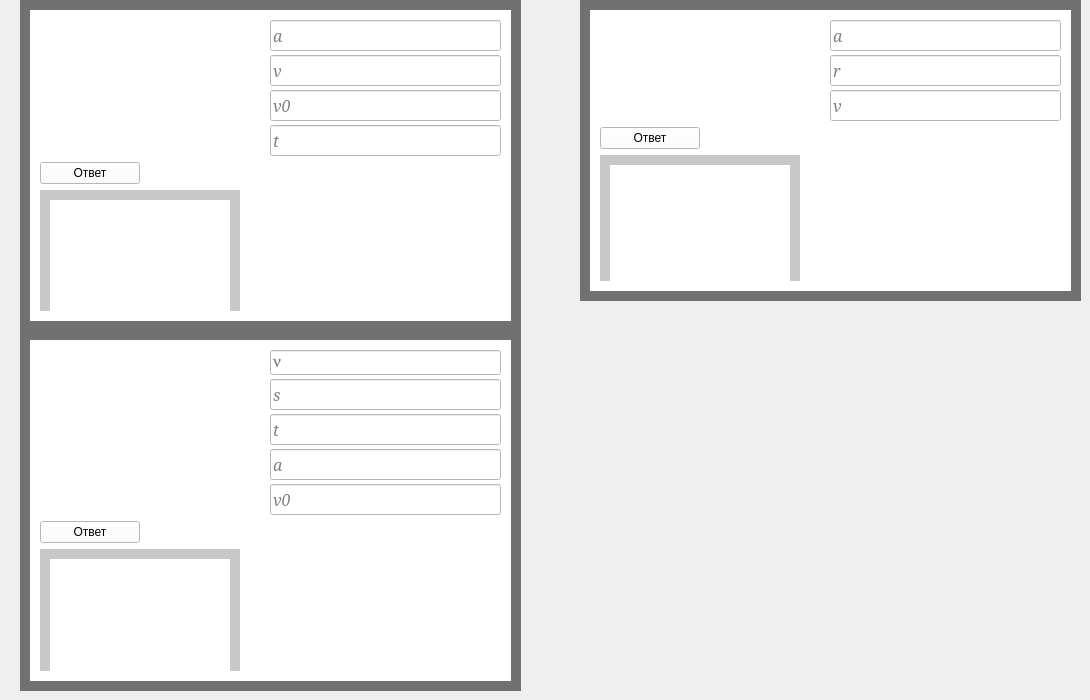
    <widget class="QWidget" name="tab_7">
     <attribute name="title">
      <string>Ускорение</string>
     </attribute>
     <widget class="QWidget" name="widget_51" native="true">
      <property name="geometry">
       <rect>
        <x>20</x>
        <y>0</y>
        <width>501</width>
        <height>341</height>
       </rect>
      </property>
      <property name="styleSheet">
       <string notr="true">background-color: rgb(0, 0, 0);
background-color: rgb(113, 113, 113);</string>
      </property>
      <widget class="QWidget" name="widget_52" native="true">
       <property name="geometry">
        <rect>
         <x>10</x>
         <y>10</y>
         <width>481</width>
         <height>311</height>
        </rect>
       </property>
       <property name="styleSheet">
        <string notr="true">background-color: rgb(255, 255, 255);</string>
       </property>
       <widget class="QWidget" name="verticalLayoutWidget_35">
        <property name="geometry">
         <rect>
          <x>10</x>
          <y>0</y>
          <width>461</width>
          <height>301</height>
         </rect>
        </property>
        <layout class="QVBoxLayout" name="verticalLayout_45">
         <property name="topMargin">
          <number>10</number>
         </property>
         <item>
          <layout class="QHBoxLayout" name="horizontalLayout_26">
           <property name="spacing">
            <number>50</number>
           </property>
           <item>
            <widget class="QLabel" name="label_18">
             <property name="minimumSize">
              <size>
               <width>180</width>
               <height>0</height>
              </size>
             </property>
             <property name="styleSheet">
              <string notr="true">background-color: rgb(255, 255, 255);</string>
             </property>
             <property name="text">
              <string/>
             </property>
             <property name="pixmap">
              <pixmap>D:/Downloads/2018-10-06_20-51-26.jpg</pixmap>
             </property>
            </widget>
           </item>
           <item>
            <layout class="QVBoxLayout" name="verticalLayout_46">
             <property name="spacing">
              <number>4</number>
             </property>
             <item>
              <widget class="QLineEdit" name="lineEdit_75">
               <property name="minimumSize">
                <size>
                 <width>0</width>
                 <height>15</height>
                </size>
               </property>
               <property name="font">
                <font>
                 <family>Constantia</family>
                 <pointsize>12</pointsize>
                 <italic>true</italic>
                </font>
               </property>
               <property name="text">
                <string/>
               </property>
               <property name="placeholderText">
                <string>a</string>
               </property>
              </widget>
             </item>
             <item>
              <widget class="QLineEdit" name="lineEdit_76">
               <property name="minimumSize">
                <size>
                 <width>0</width>
                 <height>15</height>
                </size>
               </property>
               <property name="font">
                <font>
                 <family>Constantia</family>
                 <pointsize>12</pointsize>
                 <italic>true</italic>
                </font>
               </property>
               <property name="placeholderText">
                <string>v</string>
               </property>
              </widget>
             </item>
             <item>
              <widget class="QLineEdit" name="lineEdit_77">
               <property name="minimumSize">
                <size>
                 <width>0</width>
                 <height>15</height>
                </size>
               </property>
               <property name="font">
                <font>
                 <family>Constantia</family>
                 <pointsize>12</pointsize>
                 <italic>true</italic>
                </font>
               </property>
               <property name="placeholderText">
                <string>v0</string>
               </property>
              </widget>
             </item>
             <item>
              <widget class="QLineEdit" name="lineEdit_78">
               <property name="minimumSize">
                <size>
                 <width>0</width>
                 <height>15</height>
                </size>
               </property>
               <property name="font">
                <font>
                 <family>Constantia</family>
                 <pointsize>12</pointsize>
                 <italic>true</italic>
                </font>
               </property>
               <property name="placeholderText">
                <string>t</string>
               </property>
              </widget>
             </item>
            </layout>
           </item>
          </layout>
         </item>
         <item>
          <widget class="QPushButton" name="pushButton_17">
           <property name="minimumSize">
            <size>
             <width>100</width>
             <height>0</height>
            </size>
           </property>
           <property name="maximumSize">
            <size>
             <width>100</width>
             <height>16777215</height>
            </size>
           </property>
           <property name="text">
            <string>Ответ</string>
           </property>
          </widget>
         </item>
         <item>
          <widget class="QWidget" name="widget_53" native="true">
           <property name="maximumSize">
            <size>
             <width>200</width>
             <height>16777215</height>
            </size>
           </property>
           <property name="styleSheet">
            <string notr="true">background-color: rgb(200, 200, 200);</string>
           </property>
           <widget class="QLabel" name="label_24">
            <property name="geometry">
             <rect>
              <x>10</x>
              <y>10</y>
              <width>180</width>
              <height>121</height>
             </rect>
            </property>
            <property name="minimumSize">
             <size>
              <width>180</width>
              <height>0</height>
             </size>
            </property>
            <property name="maximumSize">
             <size>
              <width>180</width>
              <height>16777215</height>
             </size>
            </property>
            <property name="styleSheet">
             <string notr="true">background-color: rgb(255, 255, 255);</string>
            </property>
            <property name="text">
             <string/>
            </property>
           </widget>
          </widget>
         </item>
        </layout>
       </widget>
      </widget>
     </widget>
     <widget class="QWidget" name="widget_60" native="true">
      <property name="geometry">
       <rect>
        <x>580</x>
        <y>0</y>
        <width>501</width>
        <height>301</height>
       </rect>
      </property>
      <property name="styleSheet">
       <string notr="true">background-color: rgb(0, 0, 0);
background-color: rgb(113, 113, 113);</string>
      </property>
      <widget class="QWidget" name="widget_61" native="true">
       <property name="geometry">
        <rect>
         <x>10</x>
         <y>10</y>
         <width>481</width>
         <height>281</height>
        </rect>
       </property>
       <property name="styleSheet">
        <string notr="true">background-color: rgb(255, 255, 255);</string>
       </property>
       <widget class="QWidget" name="verticalLayoutWidget_38">
        <property name="geometry">
         <rect>
          <x>10</x>
          <y>10</y>
          <width>461</width>
          <height>261</height>
         </rect>
        </property>
        <layout class="QVBoxLayout" name="verticalLayout_49">
         <item>
          <layout class="QHBoxLayout" name="horizontalLayout_29">
           <property name="spacing">
            <number>50</number>
           </property>
           <item>
            <widget class="QLabel" name="label_34">
             <property name="minimumSize">
              <size>
               <width>180</width>
               <height>0</height>
              </size>
             </property>
             <property name="styleSheet">
              <string notr="true">background-color: rgb(255, 255, 255);</string>
             </property>
             <property name="text">
              <string/>
             </property>
             <property name="pixmap">
              <pixmap>D:/Downloads/2018-10-06_20-51-52.jpg</pixmap>
             </property>
            </widget>
           </item>
           <item>
            <layout class="QVBoxLayout" name="verticalLayout_50">
             <property name="spacing">
              <number>4</number>
             </property>
             <item>
              <widget class="QLineEdit" name="lineEdit_85">
               <property name="minimumSize">
                <size>
                 <width>0</width>
                 <height>15</height>
                </size>
               </property>
               <property name="font">
                <font>
                 <family>Constantia</family>
                 <pointsize>12</pointsize>
                 <italic>true</italic>
                </font>
               </property>
               <property name="text">
                <string/>
               </property>
               <property name="placeholderText">
                <string>a</string>
               </property>
              </widget>
             </item>
             <item>
              <widget class="QLineEdit" name="lineEdit_86">
               <property name="minimumSize">
                <size>
                 <width>0</width>
                 <height>15</height>
                </size>
               </property>
               <property name="font">
                <font>
                 <family>Constantia</family>
                 <pointsize>12</pointsize>
                 <italic>true</italic>
                </font>
               </property>
               <property name="placeholderText">
                <string>r</string>
               </property>
              </widget>
             </item>
             <item>
              <widget class="QLineEdit" name="lineEdit_87">
               <property name="minimumSize">
                <size>
                 <width>0</width>
                 <height>15</height>
                </size>
               </property>
               <property name="font">
                <font>
                 <family>Constantia</family>
                 <pointsize>12</pointsize>
                 <italic>true</italic>
                </font>
               </property>
               <property name="placeholderText">
                <string>v</string>
               </property>
              </widget>
             </item>
            </layout>
           </item>
          </layout>
         </item>
         <item>
          <widget class="QPushButton" name="pushButton_20">
           <property name="minimumSize">
            <size>
             <width>100</width>
             <height>0</height>
            </size>
           </property>
           <property name="maximumSize">
            <size>
             <width>100</width>
             <height>16777215</height>
            </size>
           </property>
           <property name="text">
            <string>Ответ</string>
           </property>
          </widget>
         </item>
         <item>
          <widget class="QWidget" name="widget_62" native="true">
           <property name="maximumSize">
            <size>
             <width>200</width>
             <height>16777215</height>
            </size>
           </property>
           <property name="styleSheet">
            <string notr="true">background-color: rgb(200, 200, 200);</string>
           </property>
           <widget class="QLabel" name="label_36">
            <property name="geometry">
             <rect>
              <x>10</x>
              <y>10</y>
              <width>180</width>
              <height>121</height>
             </rect>
            </property>
            <property name="minimumSize">
             <size>
              <width>180</width>
              <height>0</height>
             </size>
            </property>
            <property name="maximumSize">
             <size>
              <width>180</width>
              <height>16777215</height>
             </size>
            </property>
            <property name="styleSheet">
             <string notr="true">background-color: rgb(255, 255, 255);</string>
            </property>
            <property name="text">
             <string/>
            </property>
           </widget>
          </widget>
         </item>
        </layout>
       </widget>
      </widget>
     </widget>
     <widget class="QWidget" name="widget_63" native="true">
      <property name="geometry">
       <rect>
        <x>20</x>
        <y>330</y>
        <width>501</width>
        <height>361</height>
       </rect>
      </property>
      <property name="styleSheet">
       <string notr="true">background-color: rgb(0, 0, 0);
background-color: rgb(113, 113, 113);</string>
      </property>
      <widget class="QWidget" name="widget_64" native="true">
       <property name="geometry">
        <rect>
         <x>10</x>
         <y>10</y>
         <width>481</width>
         <height>341</height>
        </rect>
       </property>
       <property name="styleSheet">
        <string notr="true">background-color: rgb(255, 255, 255);</string>
       </property>
       <widget class="QWidget" name="verticalLayoutWidget_39">
        <property name="geometry">
         <rect>
          <x>10</x>
          <y>0</y>
          <width>461</width>
          <height>331</height>
         </rect>
        </property>
        <layout class="QVBoxLayout" name="verticalLayout_51">
         <property name="topMargin">
          <number>10</number>
         </property>
         <item>
          <layout class="QHBoxLayout" name="horizontalLayout_30">
           <property name="spacing">
            <number>50</number>
           </property>
           <item>
            <widget class="QLabel" name="label_38">
             <property name="minimumSize">
              <size>
               <width>180</width>
               <height>0</height>
              </size>
             </property>
             <property name="styleSheet">
              <string notr="true">background-color: rgb(255, 255, 255);</string>
             </property>
             <property name="text">
              <string/>
             </property>
             <property name="pixmap">
              <pixmap>D:/Downloads/2018-10-06_20-51-37.jpg</pixmap>
             </property>
            </widget>
           </item>
           <item>
            <layout class="QVBoxLayout" name="verticalLayout_52">
             <property name="spacing">
              <number>4</number>
             </property>
             <item>
              <widget class="QLineEdit" name="lineEdit_88">
               <property name="minimumSize">
                <size>
                 <width>0</width>
                 <height>15</height>
                </size>
               </property>
               <property name="font">
                <font>
                 <family>Symbol</family>
                 <pointsize>12</pointsize>
                 <italic>false</italic>
                </font>
               </property>
               <property name="text">
                <string/>
               </property>
               <property name="placeholderText">
                <string>n</string>
               </property>
              </widget>
             </item>
             <item>
              <widget class="QLineEdit" name="lineEdit_89">
               <property name="minimumSize">
                <size>
                 <width>0</width>
                 <height>15</height>
                </size>
               </property>
               <property name="font">
                <font>
                 <family>Constantia</family>
                 <pointsize>12</pointsize>
                 <italic>true</italic>
                </font>
               </property>
               <property name="placeholderText">
                <string>s</string>
               </property>
              </widget>
             </item>
             <item>
              <widget class="QLineEdit" name="lineEdit_90">
               <property name="minimumSize">
                <size>
                 <width>0</width>
                 <height>15</height>
                </size>
               </property>
               <property name="font">
                <font>
                 <family>Constantia</family>
                 <pointsize>12</pointsize>
                 <italic>true</italic>
                </font>
               </property>
               <property name="placeholderText">
                <string>t</string>
               </property>
              </widget>
             </item>
             <item>
              <widget class="QLineEdit" name="lineEdit_82">
               <property name="minimumSize">
                <size>
                 <width>0</width>
                 <height>15</height>
                </size>
               </property>
               <property name="font">
                <font>
                 <family>Constantia</family>
                 <pointsize>12</pointsize>
                 <italic>true</italic>
                </font>
               </property>
               <property name="placeholderText">
                <string>a</string>
               </property>
              </widget>
             </item>
             <item>
              <widget class="QLineEdit" name="lineEdit_83">
               <property name="minimumSize">
                <size>
                 <width>0</width>
                 <height>15</height>
                </size>
               </property>
               <property name="font">
                <font>
                 <family>Constantia</family>
                 <pointsize>12</pointsize>
                 <italic>true</italic>
                </font>
               </property>
               <property name="placeholderText">
                <string>v0</string>
               </property>
              </widget>
             </item>
            </layout>
           </item>
          </layout>
         </item>
         <item>
          <widget class="QPushButton" name="pushButton_21">
           <property name="minimumSize">
            <size>
             <width>100</width>
             <height>0</height>
            </size>
           </property>
           <property name="maximumSize">
            <size>
             <width>100</width>
             <height>16777215</height>
            </size>
           </property>
           <property name="text">
            <string>Ответ</string>
           </property>
          </widget>
         </item>
         <item>
          <widget class="QWidget" name="widget_65" native="true">
           <property name="maximumSize">
            <size>
             <width>200</width>
             <height>16777215</height>
            </size>
           </property>
           <property name="styleSheet">
            <string notr="true">background-color: rgb(200, 200, 200);</string>
           </property>
           <widget class="QLabel" name="label_42">
            <property name="geometry">
             <rect>
              <x>10</x>
              <y>10</y>
              <width>180</width>
              <height>121</height>
             </rect>
            </property>
            <property name="minimumSize">
             <size>
              <width>180</width>
              <height>0</height>
             </size>
            </property>
            <property name="maximumSize">
             <size>
              <width>180</width>
              <height>16777215</height>
             </size>
            </property>
            <property name="styleSheet">
             <string notr="true">background-color: rgb(255, 255, 255);</string>
            </property>
            <property name="text">
             <string/>
            </property>
           </widget>
          </widget>
         </item>
        </layout>
       </widget>
      </widget>
     </widget>
    </widget>
